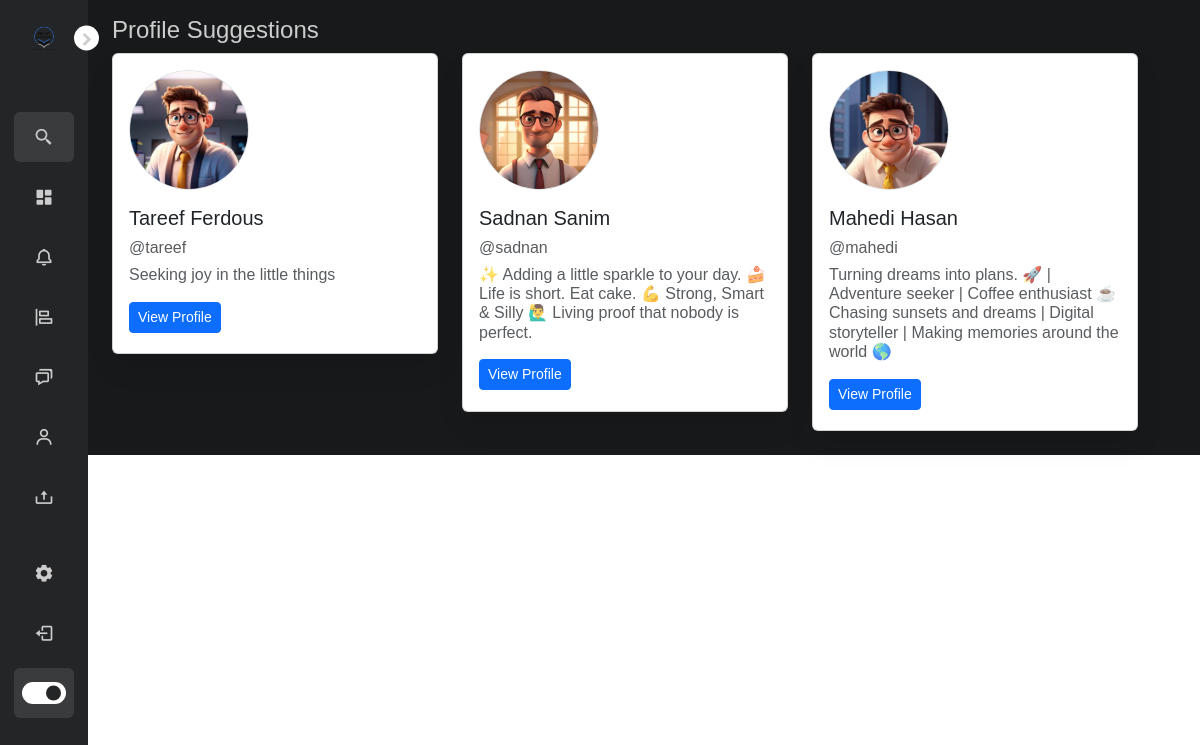
The page /explore/ (signed in) on the database as committed earlier.
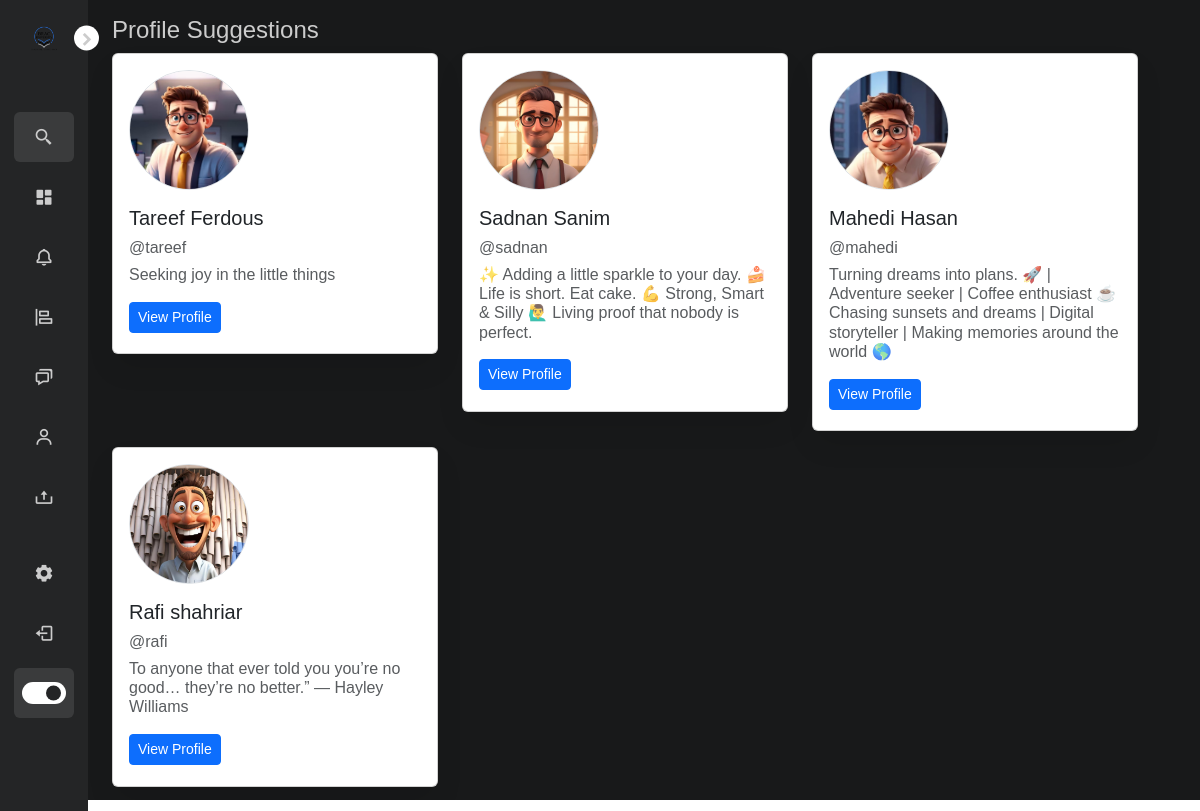
The same page on the database as committed later.
### authy/models.py (models this page shows)
class Profile(models.Model):
	user = models.OneToOneField(User, on_delete=models.CASCADE)
	first_name = models.CharField(max_length=50, null=True, blank=True)
	last_name = models.CharField(max_length=50, null=True, blank=True)
	location = models.CharField(max_length=50, null=True, blank=True)
	url = models.CharField(max_length=80, null=True, blank=True)
	profile_info = models.TextField(max_length=150, null=True, blank=True)
	created = models.DateField(auto_now_add=True)
	favorites = models.ManyToManyField(Post)
	picture = models.ImageField(upload_to=user_directory_path, blank=True, null=True, verbose_name='Picture')

### explore/views.py (the view)
# urls.py: path('explore/', include('explore.urls', namespace='explore')),
@login_required
def explore(request):
    user = request.user
    following_profiles = Follow.objects.filter(follower=user)
    followed_users = [friend.following for friend in following_profiles]
    followed_user_ids = [user.id for user in followed_users]
    profile_suggestions = Profile.objects.filter(
        ~Q(user__in=followed_user_ids),
        ~Q(user=user),
        user__is_superuser=False
    )
    context = {
        'following_profiles': followed_users,
        'profile_suggestions': profile_suggestions,
    }
    return render(request, 'explore/explore.html', context)

### direct/views.py (called while the page is built)
def checkDirects(request):
	directs_count = 0
	if request.user.is_authenticated:
		directs_count = Message.objects.filter(user=request.user, is_read=False).count()
	return {'directs_count':directs_count}

### notifications/views.py (called while the page is built)
def CountNotifications(request):
	count_notifications = 0
	if request.user.is_authenticated:
		count_notifications = Notification.objects.filter(user=request.user, is_seen=False).count()
	return {'count_notifications':count_notifications}

### Config/templates/explore/explore.html (shortened to what this page needs)
{% extends 'base.html' %}
{% load static %}
{% block content %}
<div class="container mt-2">
    <div class="row">
        <div class="col-md-12">
            <section id="profile-suggestions">
                <h4>Profile Suggestions</h4>
                <div class="row">
                    {% if profile_suggestions %}
                    {% for suggestion in profile_suggestions %}
                    <div class="col-md-4 mb-3">
                        <div class="card">
                            <div class="card-body">
                                <div class="profile-img mb-3">
                                    {% if suggestion.picture %}
                                      <img class="rounded-circle img-fluid border" src="{{ suggestion.picture.url }}" alt="Pic" style="width: 120px; height: 120px; object-fit: cover;">
                                    {% else %}
                                    <img class="rounded-circle img-fluid border" src="{% static 'img/person.jpg' %}" alt="Pic" style="width: 120px; height: 120px; object-fit: cover;">
                                    {% endif %}
                                  </div>
                                <h5 class="card-title">{{ suggestion.first_name }} {{ suggestion.last_name }}</h5>
                                <h5 class="card-title text-muted fs-6">@{{ suggestion.user }}</h5>
                                <h5 class="card-title text-muted fs-6">{{ suggestion.profile_info }}</h5>
                                {% if suggestion.user %}
                                <a href="{% url 'profile' suggestion.user %}" class="btn btn-primary btn-sm">View Profile</a>
                                {% endif %}
                            </div>
                        </div>
                    </div>
                    {% endfor %}
                    {% else %}
                    <p>No more profile suggestions available.</p>
                    {% endif %}
                </div>
            </section>
        </div>
    </div>
</div>
{% endblock %}

### Config/templates/base.html (shortened to what this page needs)
{% load static %}
<!doctype html>
<html lang="en">
  <head>
    <link rel="stylesheet" href="{% static 'css/style1.css' %}">
    <link rel="stylesheet" href="{% static 'css/bulma.min.css' %}">
    <link href='https://unpkg.com/boxicons@2.1.4/css/boxicons.min.css' rel='stylesheet'>
    <link href="https://cdn.jsdelivr.net/npm/bootstrap@5.3.3/dist/css/bootstrap.min.css" rel="stylesheet">
  </head>
  <body class="dark">
    <nav class="sidebar close">
      <header>
        <div class="image-text">
          <span class="image">
            <a href="{% url 'index' %}"><img src="{% static 'img/logo.png' %}" alt="logo"></a>
          </span>
        </div>
        <div class="toggle">
          <i class='bx bxs-chevron-right'></i>
        </div>
      </header>
      <div class="menu-bar">
        <div class="menu">
          <li class="search-box">
            <a href="{% url 'usersearch' %}">
              <i class='bx bx-search-alt-2 icon'></i>
            </a>
          </li>
          <ul class="menu-links">
            <li class="nav-link">
              <a href="{% url 'dashboard' %}">
                <i class='bx bxs-dashboard icon'></i>
              </a>
            </li>
            <li class="nav-link">
              <a href="{% url 'show-notifications' %}">
                <i class='bx bx-bell icon'></i>
                {% if count_notifications %}
                  <span class="badge">{{ count_notifications }}</span>
                {% endif %}
              </a>
            </li>
            <li class="nav-link">
              <a href="{% url 'explore:explore_page' %}">
                <i class='bx bx-objects-horizontal-left icon'></i>
              </a>
            </li>
            <li class="nav-link">
              <a href="{% url 'directs' request.user %}">
                <i class='bx bx-chat icon'></i>
              </a>
            </li>
            <li class="nav-link">
              <a href="{% url 'profile' request.user %}">
                <i class='bx bx-user icon'></i>
              </a>
            </li>
            <li class="nav-link">
              <a href="{% url 'newpost' %}">
                <i class='bx bx-upload icon'></i>
              </a>
            </li>
          </ul>
        </div>
        <div class="bottom-content">
          <li class="nav-link">
            <a href="{% url 'setting:settings_page' %}">
              <i class='bx bxs-cog icon'></i>
            </a>
          </li>
          <li class="nav-link">
            <a href="{% url 'logout' %}">
              <i class='bx bx-log-out icon'></i>
            </a>
          </li>
          <li class="mode">
            <div class="toggle-switch">
              <span class="switch"></span>
            </div>
          </li>
        </div>
      </div>
    </nav>
    <main>
      <section class="home">
          <div class="text">
            {% block content %}
            {% endblock %}
          </div>
      </section>
    </main>
  </body>
</html>

### Config/static/css/style1.css (style rules this page uses)
* { font-family: sans-serif; margin: 0; padding: 0; box-sizing: border-box; }
:root { --body-color: #E4E9F7; --sidebar-color: #FFF; --primary-color: #5d5c5e; --primary-color-light: #F6F5FF; --toggle-color: #DDD; --text-color: #707070; --tran-02: all 0.2s ease; --tran-03: all 0.3s ease; --tran-04: all 0.4s ease; --tran-05: all 0.5s ease; }
body { height: 100vh; background: var(--body-color); transition: var(--tran-02); }
body.dark { --body-color: #18191A; --sidebar-color: #242526; --primary-color: #3A3B3C; --primary-color-light: #3A3B3C; --toggle-color: #FFF; --text-color: #CCC; }
.sidebar.close { width: 88px; }
.sidebar .image { min-width: 60px; display: flex; align-items: center; justify-content: center; }
.sidebar { position: fixed; top: 0; left: 0; height: 100%; width: 250px; padding: 10px 14px; background: var(--sidebar-color); transition: var(--tran-05); z-index: 100; }
ul.menu-links { padding-left: 0; }
.sidebar li { height: 50px; margin-top: 10px; list-style: none; display: flex; align-items: center; }
.sidebar li .icon, .sidebar li .text { color: var(--text-color); transition: var(--tran-02); }
.sidebar li .icon { display: flex; align-items: center; justify-content: center; min-width: 60px; font-size: 20px; }
.sidebar header { position: relative; }
.sidebar .image-text img { width: 40px; border-radius: 6px; }
.sidebar header .image-text { display: flex; align-items: center; }
.sidebar .menu { margin-top: 35px; }
.sidebar header .toggle { position: absolute; top: 50%; right: -25px; transform: translateY(-50%) rotate(180deg); height: 25px; width: 25px; background: white; display: flex; align-items: center; justify-content: center; border-radius: 50%; background-color: var(--toggle-color); font-size: 22px; transition: var(--tran-03); color: #545556; }
.sidebar.close header .toggle { transform: translateY(-50%); }
body.dark .sidebar header .toggle { color: var(--text-color); }
.sidebar .search-box { background: var(--primary-color-light); border-radius: 6px; transition: var(--tran-05); }
.sidebar li a { height: 100%; width: 100%; display: flex; align-items: center; text-decoration: none; border-radius: 6px; font-weight: 500; transition: var(--tran-04); }
.sidebar .menu-bar { height: cal(100% - 50px); display: flex; flex-direction: column; justify-content: space-between; }
.menu-bar .mode { position: relative; border-radius: 60px; background: var(--primary-color-light); }
.menu-bar .mode .toggle-switch { position: absolute; right: 0; display: flex; align-items: center; justify-content: center; height: 100%; min-width: 60px; cursor: pointer; border-radius: 6px; background: var(--primary-color-light); }
.toggle-switch .switch { position: relative; height: 22px; width: 44px; border-radius: 25px; background: var(--toggle-color); transition: var(--tran-05); }
.switch::before { content: ''; position: absolute; height: 15px; width: 15px; border-radius: 50%; top: 50%; left: 5px; transform: translateY(-50%); background: var(--sidebar-color); transition: var(--tran-03); }
body.dark .switch::before { left: 24px; }
main .home { position: relative; left: 250px; width: calc(100% - 250px); background: var(--body-color); transition: var(--tran-05); }
main .home .text { font-size: 30px; font-weight: 500; color: var(--text-color); padding: 8px 50px; }
.sidebar.close ~ main .home { left: 50px; width: calc(100% - 50px); }
body { overflow-x: hidden; }

Rows that differ between the two databases and show on the page:
added Profile: picture (picture), first_name "Rafi", last_name "shahriar", user "rafi", profile_info "To anyone that ever told you you’re no good… they’re no better.” — Hayley Williams", shows "View Profile"
Other text that changed with them:
{{ count_notifications }}: (not shown) → "2"
